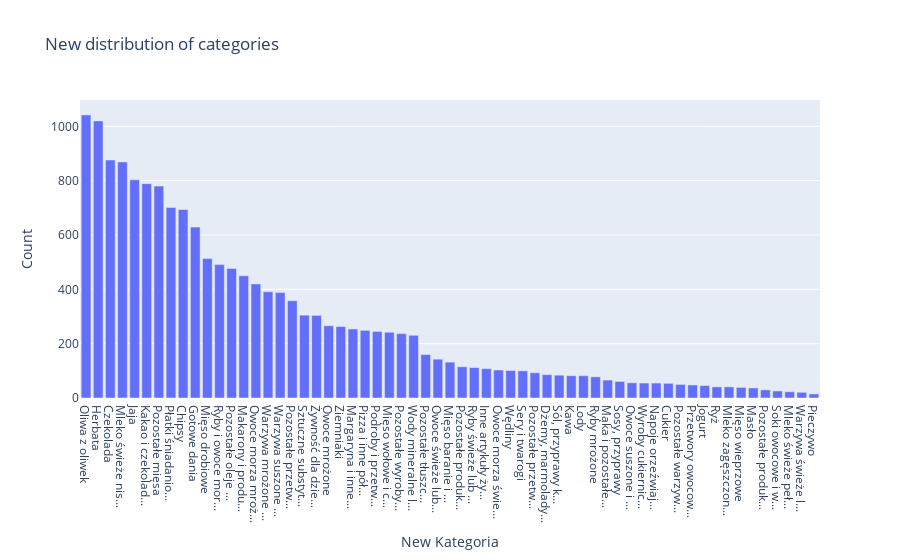

The notebook cell saved with this chart:
### Code cell
#Lets see the new distribution:

fig = px.bar({"Count": df["new kategoria"].value_counts().values, "New Kategoria": df["new kategoria"].value_counts().index}, x="New Kategoria", y="Count", title="New distribution of categories", barmode="group", height=800)

fig.update_xaxes(
  tickvals=df["new kategoria"].value_counts().index,
  ticktext=[s if len(s)<16 else s[0:16]+"..." for s in df["new kategoria"].value_counts().index]
)

fig.show()

### Figure 1 — Plotly figure (JSON) as saved in the notebook; plotly's stock layout.template omitted (floating-point values rounded to 4 significant figures)
{"data": [{"alignmentgroup": "True", "hovertemplate": "New Kategoria=%{x}<br>Count=%{y}<extra></extra>", "legendgroup": "", "marker": {"color": "#636efa", "pattern": {"shape": ""}}, "name": "", "offsetgroup": "", "orientation": "v", "showlegend": false, "textposition": "auto", "type": "bar", "x": ["Oliwa z oliwek", "Herbata", "Czekolada", "Mleko świeże niskotłuszczowe", "Jaja", "Kakao i czekolada w proszku", "Pozostałe mięsa", "Płatki śniadaniowe", "Chipsy", "Gotowe dania", "Mięso drobiowe", "Ryby i owoce morza suszone, wędzone lub solone", "Pozostałe oleje jadalne", "Makarony i produkty makaronowe", "Owoce morza mrożone", "Warzywa mrożone inne niż ziemniaki lub pozostałe warzywa bulwiaste", "Warzywa suszone i pozostałe przetwory warzywne", "Pozostałe przetwory z ryb i owoców morza", "Sztuczne substytuty cukru", "Żywność dla dzieci", "Owoce mrożone", "Ziemniaki", "Margaryna i inne tłuszcze roślinne", "Pizza i inne półprodukty mączne", "Podroby i przetwory podrobowe", "Mięso wołowe i cielęce", "Pozostałe wyroby piekarskie", "Wody mineralne lub źródlane", "Pozostałe tłuszcze zwierzęce", "Owoce świeże lub chłodzone", "Mięso baranie i kozie", "Pozostałe produkty zbożowe", "Ryby świeże lub chłodzone", "Inne artykuły żywnościowe, gdzie indziej niesklasyfikowane", "Owoce morza świeże lub chłodzone", "Wędliny", "Sery i twarogi", "Pozostałe przetwory mięsne", "Dżemy, marmolady i miód", "Sól, przyprawy korzenne i zioła kulinarne", "Kawa", "Lody", "Ryby mrożone", "Mąka i pozostałe zboża", "Sosy, przyprawy", "Owoce suszone i orzechy", "Wyroby cukiernicze", "Napoje orzeźwiające", "Cukier", "Pozostałe warzywa bulwiaste i przetwory z warzyw bulwiastych", "Przetwory owocowe", "Jogurt", "Ryż", "Mleko zagęszczone i w proszku", "Mięso wieprzowe", "Masło", "Pozostałe produkty mleczne", "Soki owocowe i warzywne", "Mleko świeże pełne", "Warzywa świeże lub chłodzone inne niż ziemniaki lub pozostałe warzywa bulwiaste", "Pieczywo"], "xaxis": "x", "y": [1042, 1020, 876, 869, 803, 789, 780, 701, 694, 629, 513, 491, 477, 450, 420, 391, 388, 358, 305, 304, 266, 263, 254, 249, 245, 242, 237, 231, 160, 143, 132, 115, 112, 108, 103, 101, 100, 93, 86, 84, 82, 82, 78, 66, 61, 56, 55, 55, 54, 50, 48, 46, 41, 41, 39, 37, 30, 26, 23, 21, 15], "yaxis": "y"}], "layout": {"autosize": true, "barmode": "group", "legend": {"tracegroupgap": 0}, "title": {"text": "New distribution of categories"}, "xaxis": {"anchor": "y", "autorange": true, "domain": [0, 1], "range": [-0.5, 60.5], "ticktext": ["Oliwa z oliwek", "Herbata", "Czekolada", "Mleko świeże nis...", "Jaja", "Kakao i czekolad...", "Pozostałe mięsa", "Płatki śniadanio...", "Chipsy", "Gotowe dania", "Mięso drobiowe", "Ryby i owoce mor...", "Pozostałe oleje ...", "Makarony i produ...", "Owoce morza mroż...", "Warzywa mrożone ...", "Warzywa suszone ...", "Pozostałe przetw...", "Sztuczne substyt...", "Żywność dla dzie...", "Owoce mrożone", "Ziemniaki", "Margaryna i inne...", "Pizza i inne pół...", "Podroby i przetw...", "Mięso wołowe i c...", "Pozostałe wyroby...", "Wody mineralne l...", "Pozostałe tłuszc...", "Owoce świeże lub...", "Mięso baranie i ...", "Pozostałe produk...", "Ryby świeże lub ...", "Inne artykuły ży...", "Owoce morza świe...", "Wędliny", "Sery i twarogi", "Pozostałe przetw...", "Dżemy, marmolady...", "Sól, przyprawy k...", "Kawa", "Lody", "Ryby mrożone", "Mąka i pozostałe...", "Sosy, przyprawy", "Owoce suszone i ...", "Wyroby cukiernic...", "Napoje orzeźwiaj...", "Cukier", "Pozostałe warzyw...", "Przetwory owocow...", "Jogurt", "Ryż", "Mleko zagęszczon...", "Mięso wieprzowe", "Masło", "Pozostałe produk...", "Soki owocowe i w...", "Mleko świeże peł...", "Warzywa świeże l...", "Pieczywo"], "tickvals": ["Oliwa z oliwek", "Herbata", "Czekolada", "Mleko świeże niskotłuszczowe", "Jaja", "Kakao i czekolada w proszku", "Pozostałe mięsa", "Płatki śniadaniowe", "Chipsy", "Gotowe dania", "Mięso drobiowe", "Ryby i owoce morza suszone, wędzone lub solone", "Pozostałe oleje jadalne", "Makarony i produkty makaronowe", "Owoce morza mrożone", "Warzywa mrożone inne niż ziemniaki lub pozostałe warzywa bulwiaste", "Warzywa suszone i pozostałe przetwory warzywne", "Pozostałe przetwory z ryb i owoców morza", "Sztuczne substytuty cukru", "Żywność dla dzieci", "Owoce mrożone", "Ziemniaki", "Margaryna i inne tłuszcze roślinne", "Pizza i inne półprodukty mączne", "Podroby i przetwory podrobowe", "Mięso wołowe i cielęce", "Pozostałe wyroby piekarskie", "Wody mineralne lub źródlane", "Pozostałe tłuszcze zwierzęce", "Owoce świeże lub chłodzone", "Mięso baranie i kozie", "Pozostałe produkty zbożowe", "Ryby świeże lub chłodzone", "Inne artykuły żywnościowe, gdzie indziej niesklasyfikowane", "Owoce morza świeże lub chłodzone", "Wędliny", "Sery i twarogi", "Pozostałe przetwory mięsne", "Dżemy, marmolady i miód", "Sól, przyprawy korzenne i zioła kulinarne", "Kawa", "Lody", "Ryby mrożone", "Mąka i pozostałe zboża", "Sosy, przyprawy", "Owoce suszone i orzechy", "Wyroby cukiernicze", "Napoje orzeźwiające", "Cukier", "Pozostałe warzywa bulwiaste i przetwory z warzyw bulwiastych", "Przetwory owocowe", "Jogurt", "Ryż", "Mleko zagęszczone i w proszku", "Mięso wieprzowe", "Masło", "Pozostałe produkty mleczne", "Soki owocowe i warzywne", "Mleko świeże pełne", "Warzywa świeże lub chłodzone inne niż ziemniaki lub pozostałe warzywa bulwiaste", "Pieczywo"], "title": {"text": "New Kategoria"}, "type": "category"}, "yaxis": {"anchor": "x", "autorange": true, "domain": [0, 1], "range": [0, 1097.0], "title": {"text": "Count"}, "type": "linear"}}}
